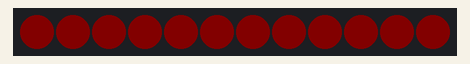
Recording of a sketch running on a simulated ATtiny85, built with avr-gcc and run on an emulated ATtiny85. Shown: 12 RGB LEDs in strip order, left to right. Dim RGB values are drawn brighter than linear.

Above: at 0.1 s.
At 1.0 s:
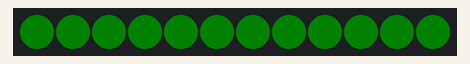
At 1.9 s:
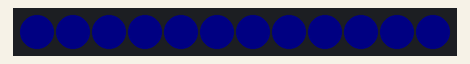

The sketch:

5_1_2812LED_RGBtest.ino
```cpp
/*****************************************************

 * This code applies to 4WD Mecanum Wheels Robot Car Kit
 * Through this link you can download the source code:
 * https://github.com/Cokoino/CKK0014
 * Company web site:
 * http://cokoino.com/

*****************************************************/
#include <Adafruit_NeoPixel.h>
#ifdef __AVR__
#include <avr/power.h> // Required for 16 MHz Adafruit Trinket
#endif
#define WS2812_PIN 5   //WS2812 PIN
#define WS2812_COUNT  12  // How many NeoPixels are attached to the Arduino?
#define BRIGHTNESS 6  // NeoPixel brightness, 0 (min) to 255 (max)
// Declare our NeoPixel strip object:
Adafruit_NeoPixel strip = Adafruit_NeoPixel(WS2812_COUNT, WS2812_PIN, NEO_GRB + NEO_KHZ800);
// Argument 1 = Number of pixels in NeoPixel strip
// Argument 2 = Arduino pin number (most are valid)
// Argument 3 = Pixel type flags, add together as needed:
//   NEO_KHZ800  800 KHz bitstream (most NeoPixel products w/WS2812 LEDs)

///////////////////////////////////////////////////////////////////////////////////
void setup()
{
  // These lines are specifically to support the Adafruit Trinket 5V 16 MHz.
  // Any other board, you can remove this part (but no harm leaving it):
 // #if defined (__AVR_ATtiny85__)
    //if (F_CPU == 16000000) clock_prescale_set(clock_div_1);
  //#endif        // END of Trinket-specific code.
  strip.begin();// INITIALIZE NeoPixel strip object (REQUIRED)
  strip.show(); // Turn OFF all pixels ASAP
  strip.setBrightness(BRIGHTNESS);
}
///////////////////////////////////////////////////////////////////////////////////
void loop()
{
  // Fill along the length of the strip in various colors...
  colorWipe(strip.Color(255, 0, 0), 6); // Red
  delay(800);
  //colorWipe(strip.Color(255, 150, 0), 6); // yellow
  //delay(800);
  colorWipe(strip.Color(0, 255, 0), 6); // Green
  delay(800);
  //colorWipe(strip.Color(0, 255, 255), 6); // CYAN
  //delay(800);
  colorWipe(strip.Color(0, 0, 255), 6); // Blue
  delay(800);
  //colorWipe(strip.Color(180, 0, 255), 6); // purple
  //delay(800);
  //colorWipe(strip.Color(127, 127, 127), 6); // White
  //delay(800);
  //colorWipe(strip.Color(0, 0, 0), 0); // Clear
}

void colorWipe(uint32_t c, uint8_t wait)
{
  for(uint16_t i=0; i<strip.numPixels(); i++) {// For each pixel in strip...
    strip.setPixelColor(i, c);                 //  Set pixel's color (in RAM)
    strip.show();                              //  Update strip to match
    delay(wait);                               //  Pause for a moment
  }
}

//Theatre-style crawling lights.
void theaterChase(uint32_t c, uint8_t wait)
{
  for (int j=0; j<10; j++) {  //do 10 cycles of chasing
    for (int q=0; q < 3; q++) {
      for (int i=0; i < strip.numPixels(); i=i+3) {
        strip.setPixelColor(i+q, c);    //turn every third pixel on
      }
      strip.show();
      delay(wait);
      for (int i=0; i < strip.numPixels(); i=i+3) {
        strip.setPixelColor(i+q, 0);        //turn every third pixel off
       }
     }
   }
 }
```

Measured:
- by itself, everything shown: repeats every 2.7 s, in 6 steps
- what the display in image 0 shows lasts 0.8 s, from 0.1 s to 0.9 s
